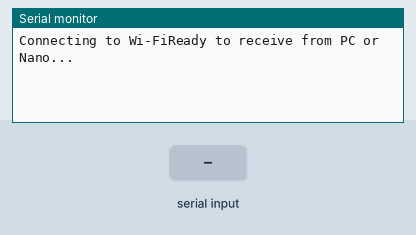
Recording of a program running on a simulated ESP32. On the bench: the last lines printed to the serial monitor. The test bench sets the inputs (shaded band). WiFi joins after 1.5 s; servers stay silent unless stated.

Above: at 1.2 s.
1.3 s: "R1;1\n" received over Serial
At 1.8 s:
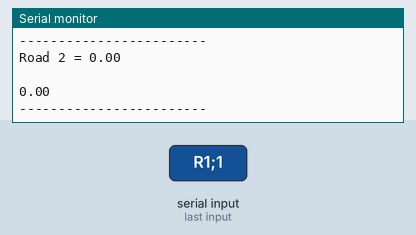
At 3.0 s:
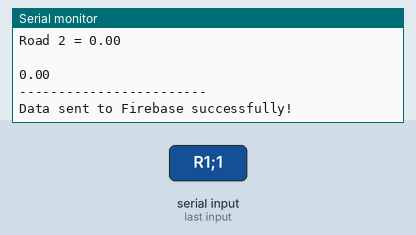

The program:

main.cpp
```cpp
#include <WiFi.h>
#include <FirebaseESP32.h>

//  Firebase project API Key
#define FIREBASE_PROJECT_API_KEY "AIzaSyDAtbzOawekOm8xMliLVjuwJ-U_N9vfRm8"

//  Firebase Database URL
#define FIREBASE_DATABASE_URL "https://new-one-eef62-default-rtdb.firebaseio.com/"

//  Firebase Authentication
#define FIREBASE_EMAIL "esp32@espres.com"
#define FIREBASE_PASSWORD "Pavan#310512"

//  WiFi
#define WIFI_SSID "narzo 50A"
#define WIFI_PASSWORD "MSPP1234"


FirebaseData fbdo;
FirebaseAuth auth;
FirebaseConfig config;

// Variables to store  values
float R1;
float R1T;
float R2;
float R2T;


void setup() {
  Serial.begin(250000);      // USB Serial (PC)

 WiFi.begin(WIFI_SSID, WIFI_PASSWORD);
  Serial.print("Connecting to Wi-Fi");
 /* while (WiFi.status() != WL_CONNECTED) {
    Serial.print(".");
    delay(300);
  }
  Serial.println();
  Serial.print("Connected with IP: ");
  Serial.println(WiFi.localIP());
  Serial.println();

  // Assign Firebase
  config.api_key = FIREBASE_PROJECT_API_KEY;
  config.database_url = FIREBASE_DATABASE_URL;

  auth.user.email = FIREBASE_EMAIL;
  auth.user.password = FIREBASE_PASSWORD;

  // Initialize Firebase
  Firebase.begin(&config, &auth);
  Firebase.reconnectWiFi(true);*/

  Serial1.begin(115200, SERIAL_8N1, 16, 17); // UART Serial1 (Nano) on GPIO16=RX, GPIO17=TX
  Serial.println("Ready to receive from PC or Nano...");
}

void loop() {
  String input = "";

  //  from PC
  if (Serial.available()) {
    input = Serial.readStringUntil('\n');
  }

  //  from Arduino Nano
  if (Serial1.available()) {
    input = Serial1.readStringUntil('\n');
  }

  if (input.length() > 0) {
    input.trim(); // Remove whitespace

    int start = 0;
    while (start < input.length()) {
      int sep = input.indexOf(';', start);
      if (sep == -1) sep = input.length();

      String pair = input.substring(start, sep);
      int colon = pair.indexOf(':');
      if (colon != -1) {
        String key = pair.substring(0, colon);
        String value = pair.substring(colon + 1);
        int val = value.toInt();

        if (key == "R1") {R1 = val;
        }
       else if (key == "R1T") {
            R1T = val;
       }

      else if (key == "R2") {R2 = val;
      }
      else if (key == "R2T") {
       R2T = val;

          }
      }

      start = sep + 1;
    }


    // Print output inside loop
    Serial.println("------------------------");
    Serial.print("Road 1 = "); Serial.println(R1);
    Serial.println("  "); Serial.println(R1T);
    Serial.println("------------------------");
    Serial.print("Road 2 = "); Serial.println(R2);
    Serial.println("  "); Serial.println(R2T);
    Serial.println("------------------------");


if (Firebase.setFloat(fbdo, "/R1C", R1) &&
  Firebase.setFloat(fbdo, "/R1T", R1T) &&
  Firebase.setFloat(fbdo, "/R2C", R2) &&
  Firebase.setFloat(fbdo, "/R2T", R2T)) {
  Serial.println("Data sent to Firebase successfully!");
} else {
  Serial.println("Failed to send data to Firebase");
  Serial.println(fbdo.errorReason());
}
  }
}
```

Measured:
- after the input at 1.3 s, the serial monitor: prints a new line at once (image 1)
